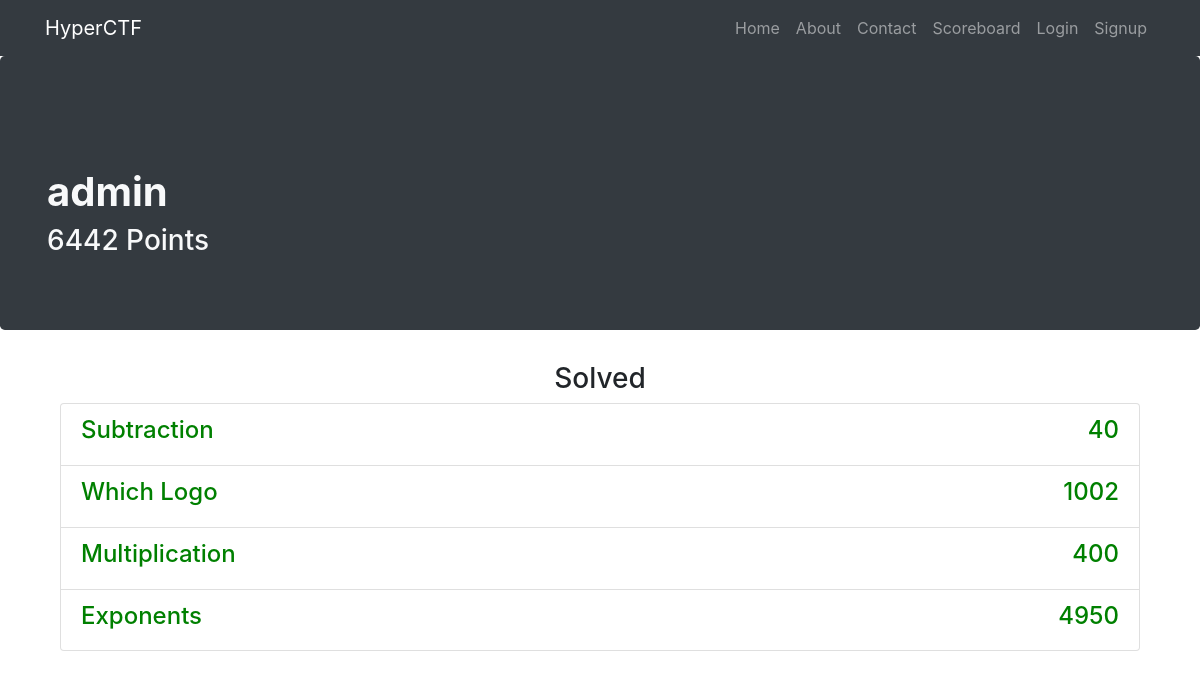
Before: /u/admin with the older database file.
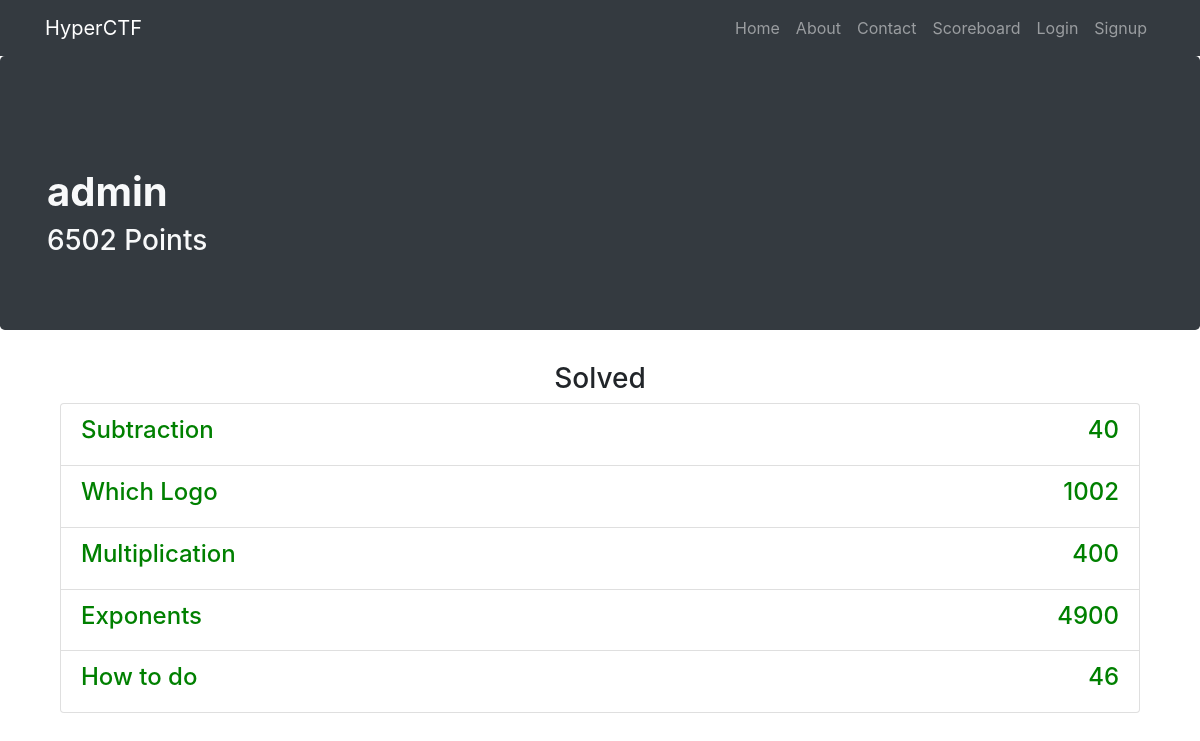
After: the same page with the newer database file.
### app.py (models this page shows, shortened)
class User(db.Model):
	__tablename__ = "users"
	id = db.Column(db.Integer, primary_key=True)
	username = db.Column(db.String(20), unique=True, nullable=False)
	password = db.Column(db.String(80), unique=False, nullable=False)
	email = db.Column(db.String(80), unique=True, nullable=False)
	points = db.Column(db.Integer, unique=False, nullable=False)
	date_created = db.Column(db.DateTime, default=datetime.datetime.utcnow)
	solved_challenges = db.relationship('Challenge', secondary="solved", backref=db.backref('solved_users', lazy='dynamic'))

class Challenge(db.Model):
	__tablename__ = "challenges"
	id = db.Column(db.Integer, primary_key=True)
	name = db.Column(db.String(20), unique=True, nullable=False)
	points = db.Column(db.Integer, unique=True, nullable=False)
	content = db.Column(db.String(225), unique=True, nullable=False)
	answer = db.Column(db.String(225), unique=True, nullable=False)

### app.py (the view)
@app.route('/u', defaults={'path': ''})
@app.route('/u/<path:path>', methods=["GET", "POST"])
def catch_all_users(path):
	solved_challenges = []
	user = User.query.filter_by(username=path).first()
	if user is None:
		return abort(404)
	for challenge in user.solved_challenges:
		solved_challenges.append(challenge)
	return render_template("user_info.html", solved_challenges = solved_challenges, user = user)

### templates/user_info.html (shortened to what this page needs)
{% extends "header.html"%}
{% block body %}
<div class="jumbotron bg-dark">
  <div class="container">
    <h1 class="mt-5 text-light" align=""><strong>{{ user.username }}</strong></h1>
    <h3 class="mt-9 text-light" align="">{{ user.points }} Points</h3>
  </div>
</div>
<div class="container">
  <div class="row">
    <div class="col-lg-12 text-center">
      <h3 class="mt-9" align="center">Solved</h3>
      <div class="container">
        <div class="list-group">
          {% for challenge in solved_challenges %}
          <a href="/challenges/{{ challenge.id }}" class="list-group-item">
            <div id="header">
              <h4 style="float: left; width: 50%; text-align: left; color:green;"> {{ challenge.name }} </h4>
              <h4 style="float: left; width: 50%; text-align: right; color:green;"> {{ challenge.points }} </h4>
            </div>
          </a>
          {% endfor %}
        </div>
      </div>
    </div>
  </div>
</div>
{% endblock %}

### templates/header.html (shortened to what this page needs)
<!DOCTYPE html>
<html lang="en">
<head>
  <link rel="stylesheet" href="https://stackpath.bootstrapcdn.com/bootstrap/4.2.1/css/bootstrap.min.css">
  <link rel="stylesheet" href="https://stackpath.bootstrapcdn.com/bootstrap/4.2.1/css/bootstrap.min.css">
</head>
<nav class="navbar navbar-expand-lg navbar-dark bg-dark static-top">
  <div class="container">
    <a class="navbar-brand" style="margin-bottom: 0" href="/">HyperCTF</a>
    <div class="collapse navbar-collapse" id="navbarResponsive">
      <ul class="navbar-nav ml-auto">
          <a class="nav-link" href="/">Home
          </a>
          <li class="nav-item">
            <a class="nav-link" href="/about/">About</a>
          </li>
          <li class="nav-item">
            <a class="nav-link" href="/contact/">Contact</a>
          </li>
          <li class="nav-item">
            <a class="nav-link" href="/scoreboard/">Scoreboard</a>
          </li>
          {% if 'username' in session %}
          <li class="nav-item">
            <a class="nav-link" href="/challenges/">Challenges</a>
          </li>
          <li class="nav-item">
            <a class="nav-link" href="/logout/">Logout</a>
          </li>
          {% else %}
          <li class="nav-item">
            <a class="nav-link" href="/login/">Login</a>
          </li>
          <li class="nav-item">
            <a class="nav-link" href="/signup/">Signup</a>
          </li>
          {% endif %}
        </ul>
      </div>
    </div>
  </nav>
  <body>
    {% block body %}
    {% endblock %}
  </body>
  </html>

Changed rows visible on the page:
changed User "admin": points "6442" → "6502"
changed Challenge "Exponents": points "4950" → "4900"
added Challenge: name "How to do", points "46"
